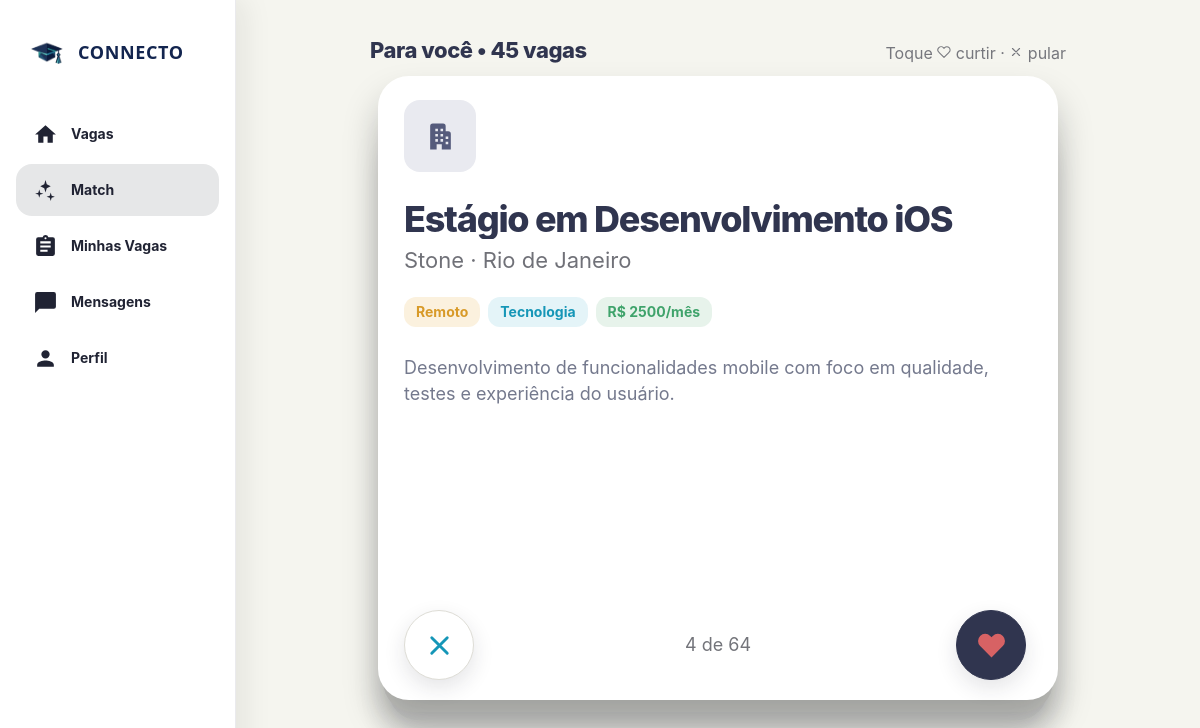
The page /match/ (signed in) on the database its author committed.
### connectoapp/models.py (models this page shows, shortened)
class Oportunidade(models.Model):
    MODALIDADES = [
        ("Presencial", "Presencial"),
        ("Híbrido", "Híbrido"),
        ("Remoto", "Remoto"),
    ]
    titulo = models.CharField(max_length=120)
    descricao = models.TextField()
    instituicao = models.CharField(max_length=100, blank=True)
    prazo = models.DateField(null=True, blank=True)
    empresa = models.ForeignKey(
        Empresa,
        on_delete=models.CASCADE,
        related_name="oportunidades",
    )
    cidade = models.CharField(max_length=100, blank=True)
    local = models.CharField(max_length=150, blank=True)
    modalidade = models.CharField(
        max_length=20,
        choices=MODALIDADES,
        default="Presencial",
    )
    area = models.CharField(max_length=100, blank=True)
    bolsa = models.DecimalField(max_digits=10, decimal_places=2, null=True, blank=True)
    requisitos = models.TextField(blank=True, help_text="Um requisito por linha")
    ativa = models.BooleanField(default=True)
    publicada_em = models.DateTimeField(auto_now_add=True)
    class Meta:
        ordering = ["-publicada_em", "-id"]

class Empresa(models.Model):
    usuario = models.OneToOneField(
        settings.AUTH_USER_MODEL,
        on_delete=models.CASCADE,
        related_name="empresa",
        null=True,
        blank=True
    )
    nome = models.CharField(max_length=100)
    email = models.EmailField()
    descricao = models.TextField(blank=True)

### connectoapp/views.py (the view)
# urls.py: path("match/", views.match, name="match"),
@login_required
def match(request):
    candidaturas_ids = _ids_candidatados(request.user)
    descartadas_ids = VagaDescartada.objects.filter(
        usuario=request.user
    ).values_list("oportunidade_id", flat=True)
    disponiveis = (
        Oportunidade.objects.filter(ativa=True)
        .exclude(id__in=candidaturas_ids)
        .exclude(id__in=descartadas_ids)
        .select_related("empresa")
    )
    vaga = disponiveis.first()
    total_vagas = Oportunidade.objects.filter(ativa=True).count()
    processadas = (
        Candidatura.objects.filter(usuario=request.user, origem="match").count()
        + VagaDescartada.objects.filter(usuario=request.user).count()
    )
    contexto = {
        "vaga": vaga,
        "restantes": disponiveis.count(),
        "total_vagas": total_vagas,
        "posicao": min(processadas + 1, total_vagas) if total_vagas else 0,
    }
    return render(request, "match.html", contexto)

### connectoapp/views.py (called while the page is built)
def _ids_candidatados(usuario):
    return Candidatura.objects.filter(usuario=usuario).values_list(
        "oportunidade_id", flat=True
    )

### template/match.html (shortened to what this page needs)
{% load static %}
{% load i18n %}
<!DOCTYPE html>
<html lang="pt-BR">
<head>
  <link rel="stylesheet" href="{% static 'connecto_ui.css' %}">
  <link rel="stylesheet" href="{% static 'match.css' %}">
  {% include 'includes/tema_head.html' %}
</head>
<body class="connecto-page match-page">
  <main class="match-shell">
    <header class="match-topbar">
      <strong>{% blocktrans count counter=restantes %}Para você • {{ counter }} vaga{% plural %}Para você • {{ counter }} vagas{% endblocktrans %}</strong>
      <span class="match-hint">
        {% trans "Toque" %}
        {% trans "curtir" %}
        ·
        <svg class="match-hint-icon" width="14" height="14" viewBox="0 0 24 24" fill="none" stroke="currentColor" stroke-width="2" stroke-linecap="round" aria-hidden="true">
          <path d="M6 6l12 12M18 6 6 18"></path>
        </svg>
        {% trans "pular" %}
      </span>
    </header>
    {% if vaga %}
      <section class="match-stack" aria-label="{% trans 'Vaga para avaliar' %}">
        <article class="match-card" id="match-card">
          <div class="match-company-icon" aria-hidden="true">
            <svg viewBox="0 0 24 24" fill="currentColor">
              <path d="M4 22V4a2 2 0 0 1 2-2h8a2 2 0 0 1 2 2v4h2a2 2 0 0 1 2 2v12h-7v-4H9v4H4Zm4-16v2h2V6H8Zm0 4v2h2v-2H8Zm0 4v2h2v-2H8Zm4-8v2h2V6h-2Zm0 4v2h2v-2h-2Zm0 4v2h2v-2h-2Zm4-2v2h2v-2h-2Zm0 4v2h2v-2h-2Z"/>
            </svg>
          </div>
          <div class="match-card__content">
            <h1>{{ vaga.titulo }}</h1>
            <p class="match-company">
              {{ vaga.empresa.nome }}{% if vaga.cidade %} · {{ vaga.cidade }}{% endif %}
            </p>
            <div class="match-tags">
              {% if vaga.modalidade %}<span class="tag tag--work">{{ vaga.modalidade }}</span>{% endif %}
              {% if vaga.area %}<span class="tag tag--area">{{ vaga.area }}</span>{% endif %}
              {% if vaga.bolsa %}<span class="tag tag--money">{% blocktrans with valor=vaga.bolsa|floatformat:0 %}R$ {{ valor }}/mês{% endblocktrans %}</span>{% endif %}
            </div>
            <p class="match-description">{{ vaga.descricao }}</p>
          </div>
          <div class="match-actions">
            <form method="post" action="{% url 'match_acao' vaga.id %}" id="skip-form">
              <button type="submit" id="skip-button" class="match-action match-action--skip" aria-label="{% trans 'Pular vaga' %}">
                <svg viewBox="0 0 24 24" fill="none" stroke="currentColor" stroke-width="2.2" stroke-linecap="round" aria-hidden="true">
                  <path d="M6 6l12 12M18 6 6 18"/>
                </svg>
              </button>
            </form>
            <span class="match-progress">{% blocktrans %}{{ posicao }} de {{ total_vagas }}{% endblocktrans %}</span>
            <form method="post" action="{% url 'match_acao' vaga.id %}" id="like-form">
              <button type="submit" id="like-button" class="match-action match-action--like" aria-label="{% trans 'Candidatar-se à vaga' %}">
                <svg viewBox="0 0 24 24" fill="currentColor" aria-hidden="true">
                  <path d="M20.8 4.6a5.5 5.5 0 0 0-7.8 0L12 5.7l-1-1.1a5.5 5.5 0 0 0-7.8 7.8l1 1L12 21.2l7.8-7.8 1-1a5.5 5.5 0 0 0 0-7.8Z"/>
                </svg>
              </button>
            </form>
          </div>
        </article>
      </section>
    {% endif %}
  </main>
  {% include 'includes/bottom_nav.html' with pagina_ativa='match' %}
</body>
</html>

### static/connecto_ui.css (style rules this page uses)
:root { --connecto-bg: #f5f5ef; --connecto-surface: #ffffff; --connecto-navy: #30354f; --connecto-text: #262a3e; --connecto-muted: #73757d; --connecto-line: #e8e7df; --connecto-cyan: #1596b7; --connecto-cyan-soft: #e4f4f8; --connecto-green: #3fa36b; --connecto-green-soft: #e7f3eb; --connecto-red: #d76264; --connecto-red-soft: #f9e8e7; --connecto-amber: #d89a28; --connecto-amber-soft: #fbf1de; --connecto-nav-active: #e6e7e8; --connecto-shadow: 0 8px 22px rgba(37, 40, 51, .08); --connecto-nav-height: 72px; --connecto-nav-gap: 10px; --connecto-mobile-width: 460px; --connecto-text-xs: 11px; --connecto-text-sm: clamp(11px, 1vw, 12px); --connecto-text-meta: clamp(12px, 1.1vw, 13px); --connecto-text-md: clamp(13px, 1.2vw, 14px); --connecto-text-base: clamp(14px, 1.3vw, 15px); --connecto-text-lg: clamp(15px, 1.4vw, 16px); --connecto-text-xl: clamp(17px, 1.6vw, 18px); --connecto-text-2xl: clamp(19px, 2vw, 22px); --connecto-text-3xl: clamp(22px, 2.6vw, 26px); --connecto-text-page: clamp(28px, 4vw, 36px); --connecto-line-tight: 1.15; --connecto-line-title: 1.2; --connecto-line-body: 1.45; --connecto-space-xs: 4px; --connecto-space-sm: 8px; --connecto-space-md: 12px; --connecto-space-base: 16px; --connecto-space-lg: 20px; --connecto-space-xl: 24px; --connecto-space-2xl: 32px; --connecto-page-gutter: clamp(12px, 3vw, 24px); --connecto-section-gap: clamp(16px, 3vw, 28px); --connecto-card-gap: clamp(10px, 2vw, 16px); --connecto-card-padding: clamp(14px, 2.5vw, 22px); --connecto-radius-sm: 12px; --connecto-radius-md: 16px; --connecto-radius-lg: 18px; --connecto-radius-xl: 24px; --connecto-radius-pill: 999px; }
* { box-sizing: border-box; }
html { min-height: 100%; background: var(--connecto-bg); }
body.connecto-page { min-height: 100dvh; margin: 0; overflow-x: hidden; background: var(--connecto-bg); color: var( --tema-ink, var(--connecto-navy) ); font-family: -apple-system, BlinkMacSystemFont, "Segoe UI", Roboto, Helvetica, Arial, sans-serif; font-size: var(--connecto-text-base); line-height: var(--connecto-line-body); -webkit-font-smoothing: antialiased; text-rendering: optimizeLegibility; padding-bottom: calc( var(--connecto-nav-height) + 28px + env(safe-area-inset-bottom) ); }
button, input, textarea, select, a { font: inherit; }
button, a { -webkit-tap-highlight-color: transparent; }
@media (min-width: 700px) { :root { --connecto-nav-gap: 16px; } }
:root { --connecto-rail-width: 84px; --connecto-sidebar-width: 236px; --connecto-side-nav-width: 0px; --connecto-tablet-width: 900px; --connecto-desktop-width: 1180px; --connecto-desktop-gutter: clamp(24px, 3vw, 40px); }
@media (min-width: 700px) { :root { --connecto-side-nav-width: var(--connecto-rail-width); } }
@media (min-width: 700px) { body.connecto-page { padding-left: var(--connecto-rail-width); padding-bottom: 0; } }
@media (min-width: 1024px) { :root { --connecto-side-nav-width: var(--connecto-sidebar-width); } }
@media (min-width: 1024px) { body.connecto-page { padding-left: var(--connecto-sidebar-width); } }
:root { --connecto-nav-surface: rgba(255, 255, 255, .96); --connecto-nav-ink: #202333; --connecto-nav-border: rgba(48, 53, 79, .10); --connecto-nav-hover: rgba(48, 53, 79, .055); --connecto-brand-ink: #13254f; --connecto-brand-font: "Montserrat", "Avenir Next", "Century Gothic", "Segoe UI", sans-serif; --connecto-status-info-fg: #34738c; --connecto-status-warning-fg: #88702a; --connecto-status-purple-bg: #e8e7fa; --connecto-status-purple-fg: #6257a8; --connecto-status-success-bg: #e2f3e8; --connecto-status-success-fg: #397950; --connecto-status-danger-fg: #a34f61; --connecto-status-neutral-bg: #ececef; --connecto-status-neutral-fg: #6f7078; }

### static/tema.css (style rules this page uses)
html[data-theme="light"] { color-scheme: light; }

### rows shown on the page
Oportunidade: titulo "Estágio em Desenvolvimento iOS", empresa.nome "Stone", cidade "Rio de Janeiro", modalidade "Remoto", area "Tecnologia", descricao "Desenvolvimento de funcionalidades mobile com foco em qualidade, testes e experiência do usuário."
